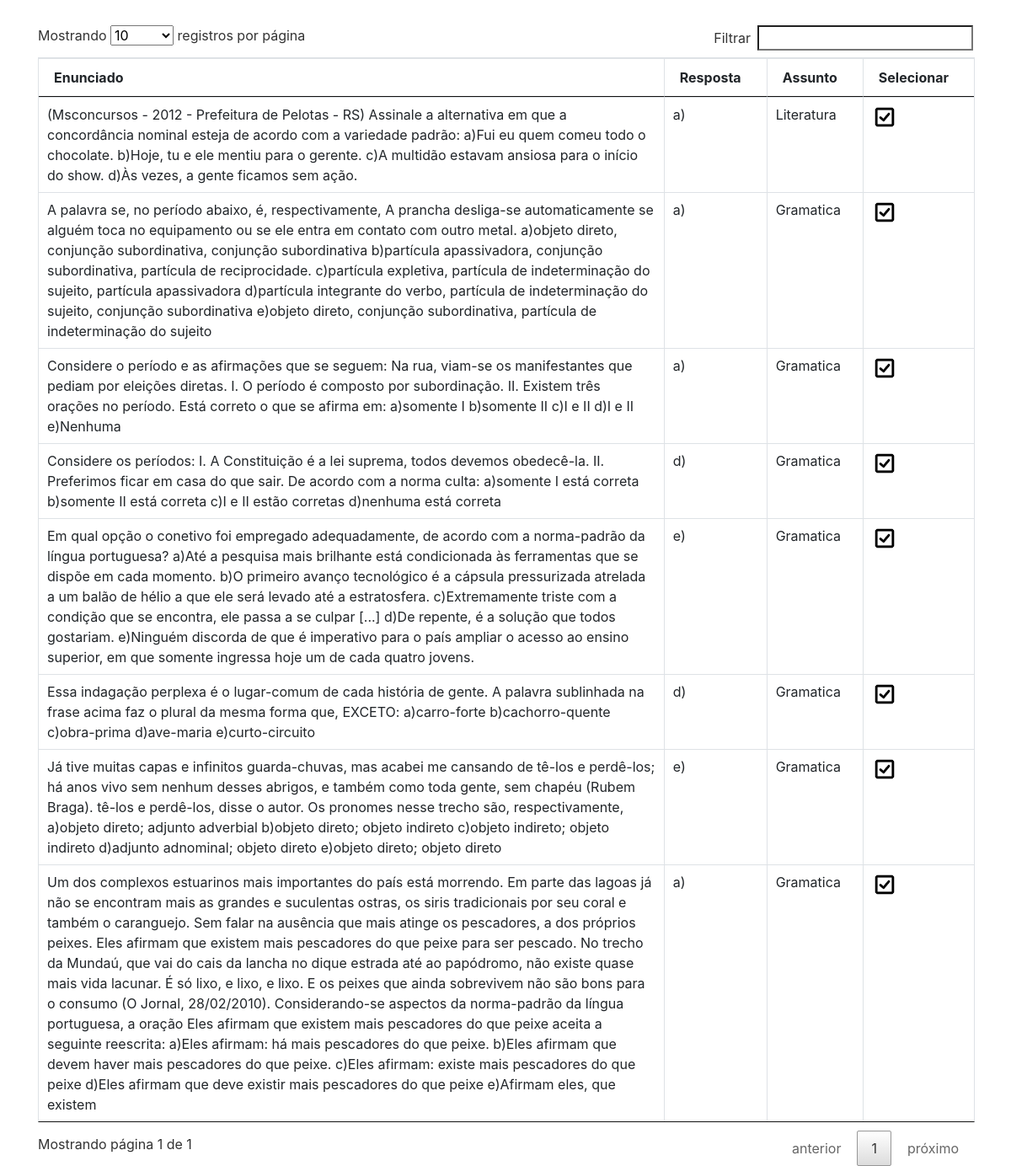
/list_ling.php, run on the app's committed database.
### tables this page shows
CREATE TABLE IF NOT EXISTS `questoes` (
  `idquestao` int(11) NOT NULL AUTO_INCREMENT,
  `questao` varchar(1000) NOT NULL,
  `resposta` varchar(20) NOT NULL,
  `img` varchar(500) DEFAULT NULL,
  `disciplina` varchar(30) NOT NULL,
  `assunto` varchar(100) NOT NULL,
  PRIMARY KEY (`idquestao`)
);

### list_ling.php (the view, shortened to what this page needs)
<?php
    require_once 'conexao.php';
?>
<!DOCTYPE html>
<html lang="pt-br">
<head>
    <link rel="stylesheet" href="css/bootstrap.min.css">
    <link rel="stylesheet" href="css/datatable.css">
    <link rel="stylesheet" href="css/dataTables.bootstrap.min.css">
</head>
<body>
<div class="container" style="position:relative;top:30px;">
        <table id="tabela" class="table table-bordered table-hover">
            <thead>
                <tr class="th">
                    <th>Enunciado</th>
                    <th>Resposta</th>
                    <th>Assunto</th>
                    <th>Selecionar</th>
                </tr>
            </thead>
            <tbody>
                <?php
                    $sql = "SELECT * FROM questoes WHERE disciplina = 'Linguagens'";
                    $resultado = mysqli_query($conn, $sql);
                    while($row = mysqli_fetch_array($resultado)):
                ?>
                <tr>
                    <td><?php echo utf8_encode($row['questao'])?></td>
                    <td><?php echo utf8_encode($row['resposta'])?></td>
                    <td><?php echo utf8_encode($row['assunto'])?></td>
                    <td><img src="img/selecionar.png" width="30px;"></td>
                </tr>
                <?php
                    endwhile;
                ?>
            </tbody>
        </table>
    </div>
</body>
</html>
</body>
</html>

### css/datatable.css (style rules this page uses)
table.dataTable { width:100%;margin:0 auto;clear:both;border-collapse:separate;border-spacing:0 }
table.dataTable thead th,table.dataTable tfoot th { font-weight:bold }
table.dataTable thead th,table.dataTable thead td { padding:10px 18px;border-bottom:1px solid #111 }
table.dataTable thead .sorting,table.dataTable thead .sorting_asc,table.dataTable thead .sorting_desc,table.dataTable thead .sorting_asc_disabled,table.dataTable thead .sorting_desc_disabled { cursor:pointer;*cursor:hand;background-repeat:no-repeat;background-position:center right }
table.dataTable thead .sorting { background-image:url("../images/sort_both.png") }
table.dataTable thead .sorting_asc { background-image:url("../images/sort_asc.png") }
table.dataTable tbody tr { background-color:#ffffff }
table.dataTable tbody th,table.dataTable tbody td { padding:8px 10px }
table.dataTable.no-footer { border-bottom:1px solid #111 }
table.dataTable,table.dataTable th,table.dataTable td { box-sizing:content-box }

### data on the page
questoes: questao "Considere o período e as afirmações que se seguem: Na rua, viam-se os manifestantes que pediam por eleições diretas. I. O período é composto por subordinação. II. Existem três orações no período. Está correto o que se afirma em: a)somente I b)somente II c)I e II d)I e II e)Nenhuma", resposta "a)", assunto "Gramatica"
questoes: questao "Em qual opção o conetivo foi empregado adequadamente, de acordo com a norma-padrão da língua portuguesa? a)Até a pesquisa mais brilhante está condicionada às ferramentas que se dispõe em cada momento. b)O primeiro avanço tecnológico é a cápsula pressurizada atrelada a um balão de hélio a que ele será levado até a estratosfera. c)Extremamente triste com a condição que se encontra, ele passa a se culpar [...] d)De repente, é a solução que todos gostariam. e)Ninguém discorda de que é imperativo para o país ampliar o acesso ao ensino superior, em que somente ingressa hoje um de cada quatro jovens.", resposta "e)", assunto "Gramatica"
questoes: questao "Um dos complexos estuarinos mais importantes do país está morrendo. Em parte das lagoas já não se encontram mais as grandes e suculentas ostras, os siris tradicionais por seu coral e também o caranguejo. Sem falar na ausência que mais atinge os pescadores, a dos próprios peixes. Eles afirmam que existem mais pescadores do que peixe para ser pescado. No trecho da Mundaú, que vai do cais da lancha no dique estrada até ao papódromo, não existe quase mais vida lacunar. É só lixo, e lixo, e lixo. E os peixes que ainda sobrevivem não são bons para o consumo (O Jornal, 28/02/2010). Considerando-se aspectos da norma-padrão da língua portuguesa, a oração Eles afirmam que existem mais pescadores do…", resposta "a)", assunto "Gramatica"
questoes: questao "Essa indagação perplexa é o lugar-comum de cada história de gente. A palavra sublinhada na frase acima faz o plural da mesma forma que, EXCETO: a)carro-forte b)cachorro-quente c)obra-prima d)ave-maria e)curto-circuito", resposta "d)", assunto "Gramatica"
questoes: questao "A palavra se, no período abaixo, é, respectivamente, A prancha desliga-se automaticamente se alguém toca no equipamento ou se ele entra em contato com outro metal. a)objeto direto, conjunção subordinativa, conjunção subordinativa b)partícula apassivadora, conjunção subordinativa, partícula de reciprocidade. c)partícula expletiva, partícula de indeterminação do sujeito, partícula apassivadora d)partícula integrante do verbo, partícula de indeterminação do sujeito, conjunção subordinativa e)objeto direto, conjunção subordinativa, partícula de indeterminação do sujeito", resposta "a)", assunto "Gramatica"
questoes: questao "Já tive muitas capas e infinitos guarda-chuvas, mas acabei me cansando de tê-los e perdê-los; há anos vivo sem nenhum desses abrigos, e também como toda gente, sem chapéu (Rubem Braga). tê-los e perdê-los, disse o autor. Os pronomes nesse trecho são, respectivamente, a)objeto direto; adjunto adverbial b)objeto direto; objeto indireto c)objeto indireto; objeto indireto d)adjunto adnominal; objeto direto e)objeto direto; objeto direto", resposta "e)", assunto "Gramatica"
questoes: questao "(Msconcursos - 2012 - Prefeitura de Pelotas - RS) Assinale a alternativa em que a concordância nominal esteja de acordo com a variedade padrão: a)Fui eu quem comeu todo o chocolate. b)Hoje, tu e ele mentiu para o gerente. c)A multidão estavam ansiosa para o início do show. d)Às vezes, a gente ficamos sem ação.", resposta "a)", assunto "Literatura"
questoes: questao "Considere os períodos: I. A Constituição é a lei suprema, todos devemos obedecê-la. II. Preferimos ficar em casa do que sair. De acordo com a norma culta: a)somente I está correta b)somente II está correta c)I e II estão corretas d)nenhuma está correta", resposta "d)", assunto "Gramatica"
